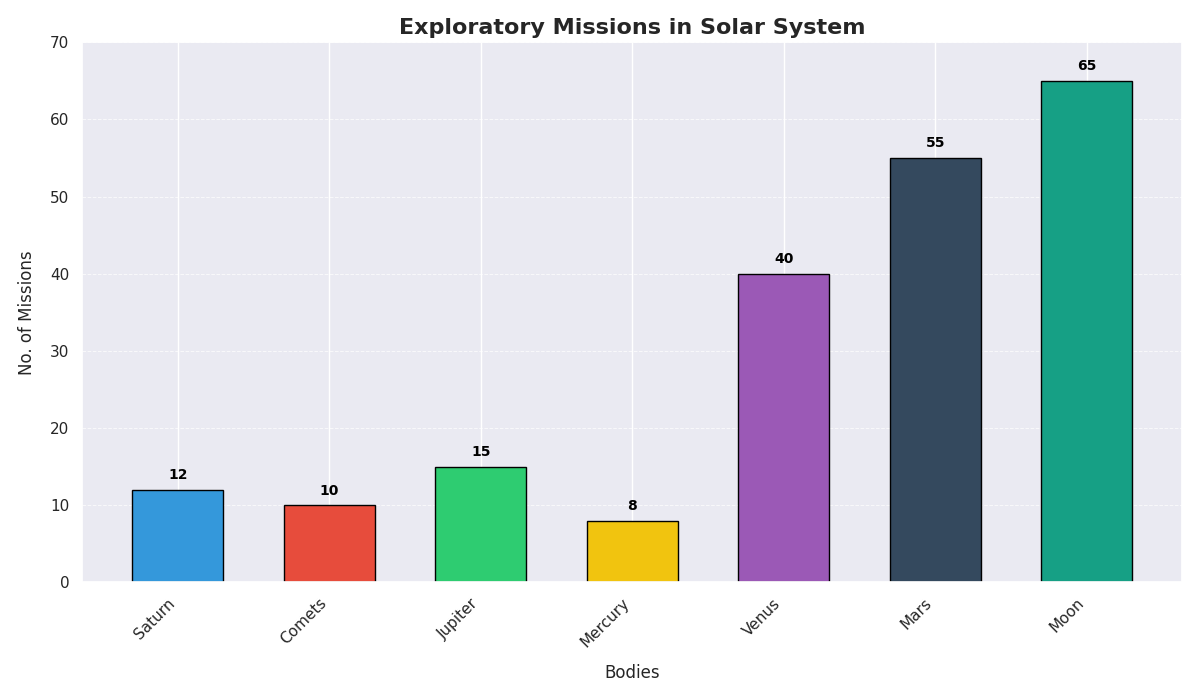

Write Python code to recreate this figure.
import matplotlib.pyplot as plt
import numpy as np

# Data for planetary missions
bodies = ['Saturn', 'Comets', 'Jupiter', 'Mercury', 'Venus', 'Mars', 'Moon']
counts = [12, 10, 15, 8, 40, 55, 65]

# New color palette for bars
new_colors = ['#3498db', '#e74c3c', '#2ecc71', '#f1c40f', '#9b59b6', '#34495e', '#16a085']

# Set up the plot
fig, ax = plt.subplots(figsize=(12, 7))

# Plot the bar chart
bars = ax.bar(bodies, counts, color=new_colors, edgecolor='black', width=0.6)

# Annotate each bar
for bar, count in zip(bars, counts):
    yval = bar.get_height()
    ax.text(bar.get_x() + bar.get_width()/2, yval + 1, str(count), ha='center', va='bottom', fontsize=10, fontweight='bold', color='black')

# Titles and labels
ax.set_title('Exploratory Missions in Solar System', fontsize=16, fontweight='bold')
ax.set_xlabel('Bodies', fontsize=12, labelpad=10)
ax.set_ylabel('No. of Missions', fontsize=12, labelpad=10)

# Customize x-axis labels
ax.set_xticks(np.arange(len(bodies)))
ax.set_xticklabels(bodies, rotation=45, ha='right')

# Set limits and grid
ax.set_ylim(0, 70)
ax.grid(True, which='both', axis='y', linestyle='--', linewidth=0.7, alpha=0.7)

# Adjust layout
plt.tight_layout()

# Show the plot
plt.show()
